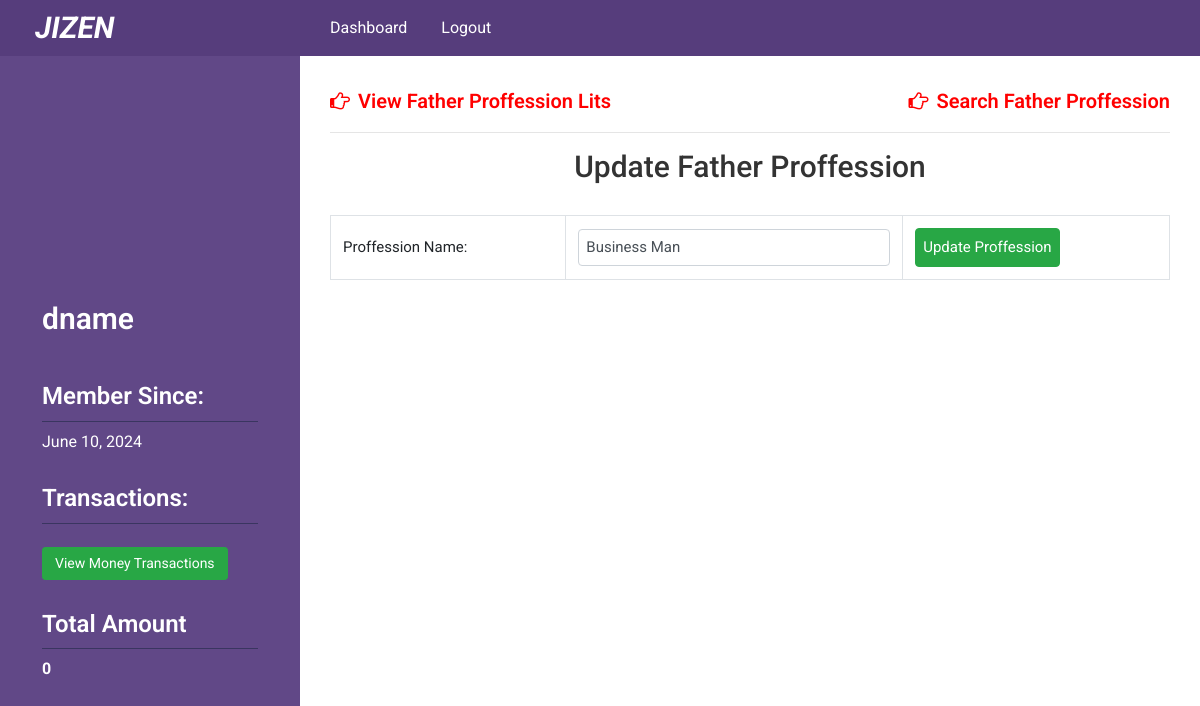
Page /dashboard/poor/edit-father-proffession/14 (signed in) on the committed database.
### poorapp/models.py (models this page shows, shortened)
class Doner(models.Model):
    doner_name      = models.CharField(max_length = 120)
    gender_list = (
        ('F','Female'),
        ('M','Male'),
        ('O','Other')
    )
    doner_gender    = models.CharField(max_length=1,choices=gender_list, null=True)
    doner_age       = models.IntegerField(null=True,blank=True)
    doner_phone     = models.CharField(max_length=15)
    doner_email     = models.EmailField(max_length=50,blank=True)
    doner_pass      = models.CharField(max_length = 300)
    doner_image     = models.ImageField(upload_to='uploads/',blank = True)
    joining_date    = models.DateField(auto_now=False, auto_now_add=True)
    district_name   = models.ForeignKey(DistrictList, on_delete= models.CASCADE)
    city_name       = models.ForeignKey(CityList, on_delete= models.CASCADE)
    status          = models.BooleanField(default=False)
    complete        = models.BooleanField(default=False)
    request         = models.BooleanField(default=False)

class FatherProffession(models.Model):
    proffession_type = models.CharField(max_length=50)
    def __str__(self):
        return self.proffession_type

### poorapp/views.py (the view, shortened to what this page needs)
# urls.py: path('poor/edit-father-proffession/<int:prof_id>', views.edit_father_proffession, name='edit_father_prof'),
def edit_father_proffession(request,prof_id):
    ob = models.FatherProffession.objects.get(id=prof_id)
    context = {
        'proffession_list':ob
    }
    template = 'poorapp/update_father_prof.html'
    return render(request, template,context)

### poorapp/templatetags/data_load.py (called while the page is built)
@register.filter(name='doner_info')
def intactive_counts(request,id):
    doner_info = Doner.objects.filter(id=id)
    return doner_info

@register.filter(name='total_payment')
def total_payment(request,id):
    my_paymenbt = PaymentProcess.objects.filter(payment_by_id=id)
    total = 0
    for payment in my_paymenbt:
        total = total + payment.payment_amount
    return total

### templates/poorapp/update_father_prof.html (shortened to what this page needs)
{% extends 'dashboard-base.html' %}
{% block dashboard %}
    <div class="dashboard_topbar">
        <div class="row">
            <div class="col-sm-6">
                <div class="dashboar_top_title">
                    <a class="link fsize-20 fweight-600" href="{% url 'poorapp:father_prof_list' %}"><i class="fa fa-hand-o-right"></i> View Father Proffession Lits</a>
                </div>
            </div>
            <div class="col-sm-6">
                <div class="dashboar_top_title align-right">
                    <a class="link fsize-20 fweight-600" href=""><i class="fa fa-hand-o-right"></i> Search Father Proffession</a>
                </div>
            </div>
        </div>
    </div>
    <hr>
    <div class="add_poor_area">
        <h2 class="fweight-600 fsize-30 pbottom-30 align-center">
            Update Father Proffession
        </h2>
        <form action="" method="POST">
             <table class="table table-bordered">
                 <tr>
                     <td>Proffession Name: </td>
                     <td><input type="text" name="father_prof" value="{{proffession_list}}" class="form-control" required></td>
                     <td><input type="submit" value="Update Proffession" class="btn btn-success"></td>
                 </tr>
             </table>
        </form>
    </div>
{% endblock dashboard %}

### templates/dashboard-base.html (shortened to what this page needs)
<!DOCTYPE html>
<html lang="en">
<head>
    <link rel="stylesheet" href="https://cdnjs.cloudflare.com/ajax/libs/font-awesome/4.7.0/css/font-awesome.min.css">
    {% load static %}
    {% load data_load %}
    <link rel="stylesheet" href="{% static 'css/bootstrap.min.css' %}">
    <link rel="stylesheet" href="{% static 'style.css' %}">
</head>
<body>
<header class="header_area sticky-top">
    <div class="container-fluid">
        <div class="row">
            <div class="col-sm-3">
                <div class="logo">
                    <a target="_blank" href="{% url 'commonapp:home' %}"><h2>JIZEN</h2></a>
                </div>
            </div>
            <div class="col-md-8">
                {% if request.session.admin  %}
                <div class="top_title doner_menu_area">
                        <div class="left_menu menu">
                            <ul>
                                <li><a href="">Dashboard</a></li>
                                </li>
                                <li><a href="{% url 'poorapp:admin_logout' %}">Logout</a></li>
                            </ul>
                        </div>
                        <!-- <div class="right_menu menu">
                            <ul>
                                <li><a href="">Settings <i class="fa fa-sort-down"></i></a>
                                    <ul>
                                        <li><a href="">Update Profile</a></li>
                                        <li><a href="">Change Password</a></li>
                                        <li><a href="">View login History</a></li>
                                        <li><a href="">Help</a></li>
                                    </ul>
                                </li>
                            </ul>
                        </div> -->
                    </div>
                {% elif request.session.userid %}
                    <div class="top_title doner_menu_area">
                        <div class="left_menu menu">
                            <ul>
                                <li><a href="{% url 'poorapp:doner_dashboard' %}">Dashboard</a></li>
                                <li><a href="{% url 'poorapp:doner_logout' %}">Logout</a></li>
                            </ul>
                        </div>
                    </div>
                {% endif %}
            </div>
        </div>
    </div>
</header>
<section class="dashboard_content_area">
    <div class="container-fluid">
        <div class="row">
            <div class="col-sm-3 fixed-left dashboard_sidebar">
                <div class="sidebar">
                {% if request.session.admin %}
                    <div class="accordion single_sidebar" id="accordionExample">
                        <h3 class="collapsed" data-toggle="collapse" data-target="#one" aria-expanded="true" aria-controls="one"><i class="fa fa-list-ul"></i> Receiver Dashboard</h3>
                        <div id="one" class="dashboard_menu collapse show" data-parent="">
                            <ul>
                                <li><a href="{% url 'poorapp:poor_list' %}"><i class="fa fa-hand-o-right"></i> Receiver list</a></li>
                            </ul>
                        </div>
                        <h3 class="collapsed" data-toggle="collapse" data-target="#helper" aria-expanded="true" aria-controls="helper"><i class="fa fa-list-ul"></i> Who are Helping Now</h3>
                        <div id="helper" class="dashboard_menu collapse show" data-parent="">
                            <ul>
                                <li><a href="{% url 'poorapp:doner_list' %}"><i class="fa fa-hand-o-right"></i> Donor List</a></li>
                            </ul>
                        </div>
                    </div>
                    {% elif request.session.userid %}
                        <div class="doner_profile_area">
                            {% for doner in doner_info|doner_info:request.session.userid %}
                                {% if doner.doner_image%}
                                    <div class="doner_image">
                                        <a href="{% url 'poorapp:doner_dashboard' %}"><img src="{{doner.doner_image.url}}" alt=""></a>
                                    </div>
                                {% endif %}
                                <div class="general_info">
                                    <h2>{{doner.doner_name}}</h2>
                                    <h3>Member Since:</h3>
                                    <p>{{doner.joining_date}}</p>
                                    <h3>Transactions: </h2>
                                    <a href="{% url 'poorapp:view_transactions' request.session.userid %}" class="btn btn-success btn-sm">View Money Transactions</a>
                                    <h3>Total Amount</h3>
                                    <p><strong>{{ total_payments|total_payment:request.session.userid }}</strong></p>
                                </div>
                            {% endfor %}
                        </div>
                    {% endif %}
                </div>
            </div>
            <div class="col-sm-9">
                <div class="dashboard_content">
                    {% block dashboard %}
                    {% endblock dashboard %}
                </div>
            </div>
        </div>
    </div>
</section>
</body>
</html>

### static/style.css (style rules this page uses)
body { font-family: 'Roboto', sans-serif; }
.align-center { text-align: center; }
.align-right { text-align: right; }
a.link i { padding-right: 3px; }
a.link { color:red; display: inline-block; text-decoration: none; }
.header_area { background-color: #563d7c; }
*,h1,h2,h3,h4,h5,h6,ul,li,a,p { margin: 0; padding: 0; }
.logo h2 { font-size: 30px; color: #fff; margin-bottom: 0; padding: 5px 20px; margin: 5px 0; display: inline-block; border-radius: 5px; font-style: italic; font-weight: 700; }
.col-sm-3.dashboard_sidebar { background-color: #614887; padding-bottom: 60px; min-height: 700px; }
ul { list-style: none; }
.fsize-20 { font-size:20px ; }
.fsize-30 { font-size:30px ; }
.dashboard_content { padding: 30px 15px 80px; z-index: 1; position: relative; }
.fweight-600 { font-weight: 600; }
.pbottom-30 { padding-bottom: 30px; }
.menu ul li { display: inline; }
.menu ul li a { color: #fff; font-weight: 400; display: inline-block; font-size: 16px; padding: 16px 15px; text-transform: capitalize; text-decoration: none; transition: all 0.5s; }
.doner_image { text-align: center; }
.doner_image a { display: block; width: 200px; height: 200px; display: block; overflow: hidden; border-radius: 400px; }
.general_info p { color: #fff; margin-bottom: 20px; }
.doner_profile_area { padding: 30px 10%; }
.general_info h2 { font-size: 30px; color: #fff; font-weight: 600; padding: 15px 0; }
.general_info a.btn { padding: 5px 12px; margin-top: 15px; }
.general_info h3 { font-size: 24px; font-weight: 600; color: #fff; padding-bottom: 10px; margin-bottom: 8px; border-bottom: 1px solid #3A3560; margin-top: 30px; }
.left_menu.menu { float: left; width: 87%; }
.menu ul li { position: relative; }
.add_poor_area td { font-size: 15px; vertical-align: middle; }
.add_poor_area td input, .add_poor_area td select { font-size: 15px; padding: 7px; }
.add_poor_area h2 { color: #333; font-weight: 500; font-size: 30px; }

### rows in the picture
Doner: doner_name "dname", joining_date "June 10, 2024", request "0"
FatherProffession: father_prof "Business Man"
